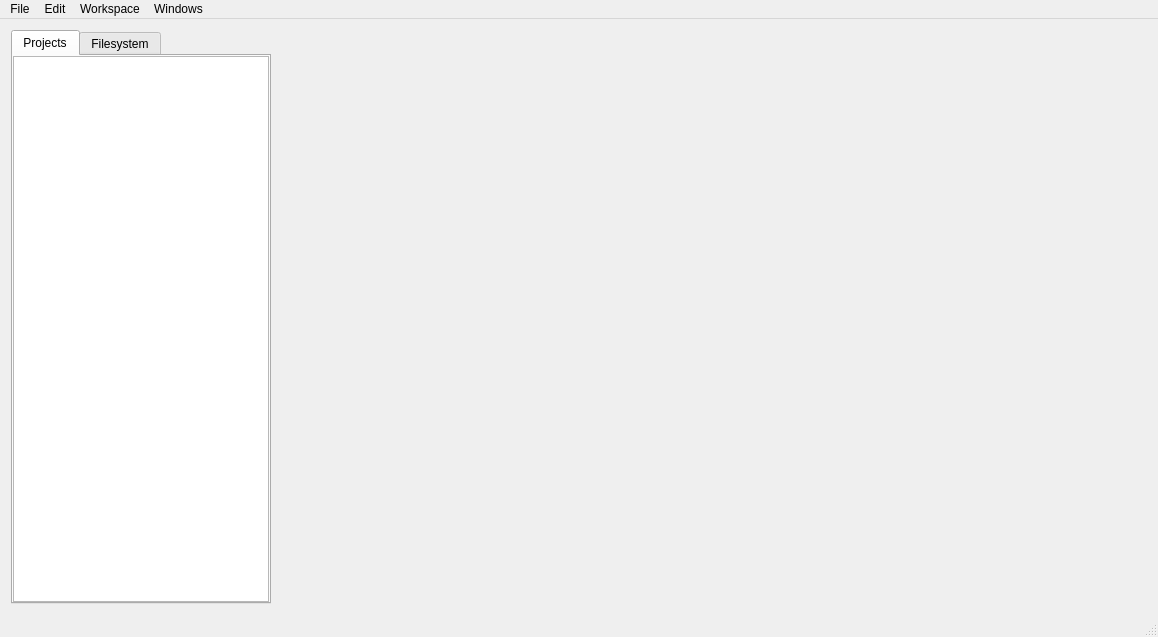
<?xml version="1.0" encoding="UTF-8"?>
<ui version="4.0">
 <class>QTWindow</class>
 <widget class="QMainWindow" name="QTWindow">
  <property name="geometry">
   <rect>
    <x>0</x>
    <y>0</y>
    <width>1158</width>
    <height>637</height>
   </rect>
  </property>
  <property name="windowTitle">
   <string>QTWindow</string>
  </property>
  <property name="layoutDirection">
   <enum>Qt::LeftToRight</enum>
  </property>
  <property name="styleSheet">
   <string notr="true"/>
  </property>
  <widget class="QWidget" name="centralWidget">
   <layout class="QHBoxLayout" name="horizontalLayout">
    <item>
     <widget class="QWidget" name="editorSpaceLeft" native="true">
      <property name="enabled">
       <bool>true</bool>
      </property>
      <property name="sizePolicy">
       <sizepolicy hsizetype="Fixed" vsizetype="Preferred">
        <horstretch>0</horstretch>
        <verstretch>0</verstretch>
       </sizepolicy>
      </property>
      <property name="minimumSize">
       <size>
        <width>256</width>
        <height>0</height>
       </size>
      </property>
      <property name="baseSize">
       <size>
        <width>100</width>
        <height>0</height>
       </size>
      </property>
      <property name="layoutDirection">
       <enum>Qt::LeftToRight</enum>
      </property>
      <property name="styleSheet">
       <string notr="true">QPushButton {
	border-right: 2px solid #BF6B1E;
}</string>
      </property>
      <layout class="QVBoxLayout" name="verticalLayout">
       <property name="spacing">
        <number>0</number>
       </property>
       <property name="leftMargin">
        <number>0</number>
       </property>
       <property name="topMargin">
        <number>0</number>
       </property>
       <property name="rightMargin">
        <number>0</number>
       </property>
       <property name="bottomMargin">
        <number>0</number>
       </property>
       <item>
        <widget class="QTabWidget" name="tabWidget">
         <property name="currentIndex">
          <number>0</number>
         </property>
         <widget class="QWidget" name="tab">
          <property name="layoutDirection">
           <enum>Qt::LeftToRight</enum>
          </property>
          <attribute name="title">
           <string>Projects</string>
          </attribute>
          <layout class="QHBoxLayout" name="horizontalLayout_2">
           <property name="leftMargin">
            <number>0</number>
           </property>
           <property name="topMargin">
            <number>0</number>
           </property>
           <property name="rightMargin">
            <number>0</number>
           </property>
           <property name="bottomMargin">
            <number>0</number>
           </property>
           <item>
            <widget class="QTreeView" name="projectsFileTree"/>
           </item>
          </layout>
         </widget>
         <widget class="QWidget" name="tab_2">
          <attribute name="title">
           <string>Filesystem</string>
          </attribute>
          <layout class="QHBoxLayout" name="horizontalLayout_3">
           <property name="leftMargin">
            <number>0</number>
           </property>
           <property name="topMargin">
            <number>0</number>
           </property>
           <property name="rightMargin">
            <number>0</number>
           </property>
           <property name="bottomMargin">
            <number>0</number>
           </property>
           <item>
            <widget class="QTreeView" name="baseFileTree"/>
           </item>
          </layout>
         </widget>
        </widget>
       </item>
      </layout>
     </widget>
    </item>
    <item>
     <widget class="QWidget" name="editorSpace" native="true">
      <property name="sizePolicy">
       <sizepolicy hsizetype="Expanding" vsizetype="Preferred">
        <horstretch>0</horstretch>
        <verstretch>0</verstretch>
       </sizepolicy>
      </property>
      <property name="acceptDrops">
       <bool>true</bool>
      </property>
      <layout class="QGridLayout" name="gridLayout"/>
     </widget>
    </item>
   </layout>
  </widget>
  <widget class="QMenuBar" name="menuBar">
   <property name="geometry">
    <rect>
     <x>0</x>
     <y>0</y>
     <width>1158</width>
     <height>21</height>
    </rect>
   </property>
   <widget class="QMenu" name="menuFile">
    <property name="title">
     <string>File</string>
    </property>
   </widget>
   <widget class="QMenu" name="menuWorkspace">
    <property name="title">
     <string>Workspace</string>
    </property>
   </widget>
   <widget class="QMenu" name="menuWindows">
    <property name="title">
     <string>Windows</string>
    </property>
   </widget>
   <widget class="QMenu" name="menuEdit">
    <property name="title">
     <string>Edit</string>
    </property>
   </widget>
   <addaction name="menuFile"/>
   <addaction name="menuEdit"/>
   <addaction name="menuWorkspace"/>
   <addaction name="menuWindows"/>
  </widget>
  <widget class="QStatusBar" name="statusBar"/>
  <action name="actionUpdate">
   <property name="text">
    <string>Update</string>
   </property>
  </action>
  <action name="action_Exit">
   <property name="text">
    <string>&amp;Exit</string>
   </property>
  </action>
  <action name="actionImport">
   <property name="text">
    <string>Import</string>
   </property>
  </action>
  <action name="actionExport">
   <property name="text">
    <string>Export</string>
   </property>
  </action>
  <action name="actionSave">
   <property name="text">
    <string>Save</string>
   </property>
  </action>
  <action name="actionLoad">
   <property name="text">
    <string>Load</string>
   </property>
  </action>
  <action name="actionNodes">
   <property name="text">
    <string>New workspace</string>
   </property>
  </action>
  <action name="actionNew_node">
   <property name="text">
    <string>New node</string>
   </property>
  </action>
  <action name="actionRender_Window">
   <property name="text">
    <string>Render Window</string>
   </property>
   <property name="iconVisibleInMenu">
    <bool>true</bool>
   </property>
  </action>
  <action name="actionOpen">
   <property name="text">
    <string>Open</string>
   </property>
  </action>
  <action name="actionSave_2">
   <property name="text">
    <string>Save</string>
   </property>
  </action>
  <action name="actionSave_3">
   <property name="text">
    <string>Save</string>
   </property>
  </action>
  <action name="actionLoad_2">
   <property name="text">
    <string>Load</string>
   </property>
  </action>
  <action name="actionSave_4">
   <property name="text">
    <string>Save</string>
   </property>
  </action>
  <action name="actionLoad_3">
   <property name="text">
    <string>Load</string>
   </property>
  </action>
 </widget>
 <layoutdefault spacing="6" margin="11"/>
 <resources/>
 <connections/>
</ui>
